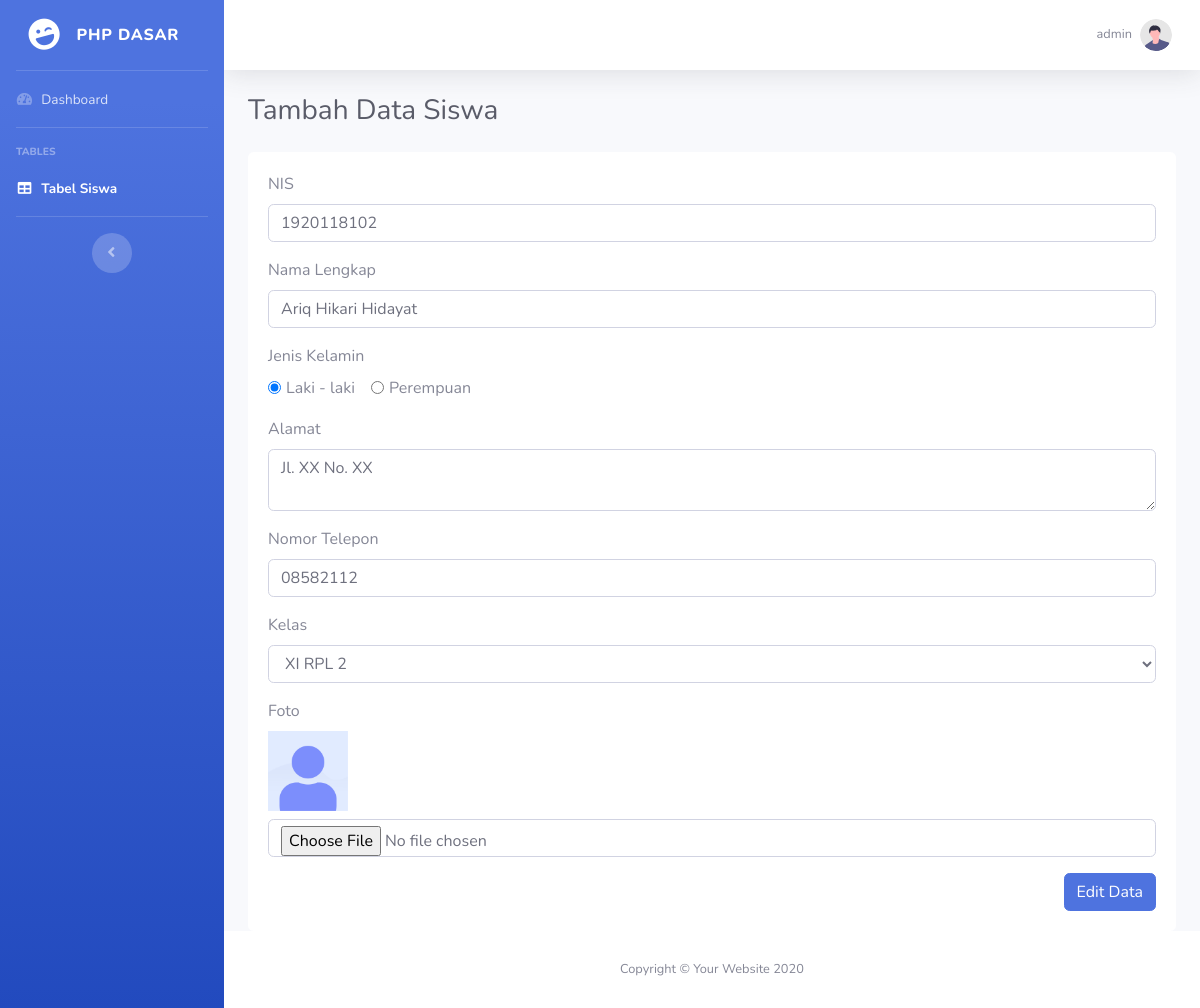
/edit.php?nis=1920118102 (signed in), run on the app's committed database.
### tables this page shows
CREATE TABLE `students` (
  `id` int(11) NOT NULL,
  `nis` char(10) NOT NULL,
  `name` varchar(255) NOT NULL,
  `gender` enum('P','L') NOT NULL,
  `address` varchar(255) NOT NULL,
  `phone_number` varchar(255) NOT NULL,
  `class_id` int(11) NOT NULL,
  `avatar` varchar(255) NOT NULL
);

CREATE TABLE `classes` (
  `id` int(11) NOT NULL,
  `name` varchar(255) NOT NULL
);

### edit.php (called while the page is built, shortened)
<?php
include "lib/library.php";
$nis = $_GET["nis"];
$query = "SELECT * FROM students WHERE nis = '$nis'";
$result = $mysqli->query($query);
$student = $result->fetch_assoc();
$query = "SELECT * FROM classes";
$result = $mysqli->query($query);
include "views/insert.php";

### views/insert.php (the view, shortened to what this page needs)
<?php
$action = "insert";
if (!empty($student)) $action = "edit";
?>
<!doctype html>
<html lang="en">
<head>
    <link rel="stylesheet" href="https://cdnjs.cloudflare.com/ajax/libs/font-awesome/5.15.2/css/all.min.css" />
    <link href="assets/css/sb-admin-2.min.css" rel="stylesheet">
    <link href="assets/vendor/datatables/dataTables.bootstrap4.min.css" rel="stylesheet">
</head>
<body id="page-top">
    <div id="wrapper">
        <ul class="navbar-nav bg-gradient-primary sidebar sidebar-dark accordion" id="accordionSidebar">
            <a class="sidebar-brand d-flex align-items-center justify-content-center" href="index.html">
                <div class="sidebar-brand-icon rotate-n-15">
                    <i class="fas fa-laugh-wink"></i>
                </div>
                <div class="sidebar-brand-text mx-3">PHP Dasar</div>
            </a>
            <hr class="sidebar-divider my-0">
            <li class="nav-item">
                <a class="nav-link" href="index.html">
                    <i class="fas fa-fw fa-tachometer-alt"></i>
                    <span>Dashboard</span></a>
            </li>
            <hr class="sidebar-divider">
            <div class="sidebar-heading">
                Tables
            </div>
            <li class="nav-item active">
                <a class="nav-link" href="index.php">
                    <i class="fas fa-fw fa-table"></i>
                    <span>Tabel Siswa</span></a>
            </li>
            <hr class="sidebar-divider d-none d-md-block">
            <div class="text-center d-none d-md-inline">
                <button class="rounded-circle border-0" id="sidebarToggle"></button>
            </div>
        </ul>
        <div id="content-wrapper" class="d-flex flex-column">
            <div id="content">
                <nav class="navbar navbar-expand navbar-light bg-white topbar mb-4 static-top shadow">
                    <ul class="navbar-nav ml-auto">
                        <li class="nav-item dropdown no-arrow">
                            <a class="nav-link dropdown-toggle" href="#" id="userDropdown" role="button" data-toggle="dropdown" aria-haspopup="true" aria-expanded="false">
                                <span class="mr-2 d-none d-lg-inline text-gray-600 small"><?= $_SESSION["username"] ?></span>
                                <img class="img-profile rounded-circle" src="assets/img/undraw_profile.svg">
                            </a>
                        </li>
                    </ul>
                </nav>
                <div class="container-fluid">
                    <h1 class="h3 mb-4 text-gray-800">Tambah Data Siswa</h1>
                    <div class="card border-0">
                        <div class="card-body">
                            <form action="<?= $action ?>.php" method="POST" enctype="multipart/form-data">
                                <div class="form-group">
                                    <label for="nis">NIS</label>
                                    <input type="number" class="form-control" id="nis" name="nis" value="<?= @$student["nis"] ?>" required>
                                </div>
                                <div class="form-group">
                                    <label for="name">Nama Lengkap</label>
                                    <input type="text" class="form-control" id="name" name="name" value="<?= @$student["name"] ?>" required>
                                </div>
                                <div class="form-group">
                                    <label for="gender">Jenis Kelamin</label> <br>
                                    <div class="form-check form-check-inline">
                                        <input class="form-check-input" type="radio" name="gender" id="L" value="L" <?= @$student["gender"] == "L" ? "checked" : "" ?> required>
                                        <label class="form-check-label" for="L">Laki - laki</label>
                                    </div>
                                    <div class="form-check form-check-inline">
                                        <input class="form-check-input" type="radio" name="gender" id="P" value="P" <?= @$student["gender"] == "P" ? "checked" : "" ?> required>
                                        <label class="form-check-label" for="P">Perempuan</label>
                                    </div>
                                </div>
                                <div class="form-group">
                                    <label for="address">Alamat</label>
                                    <textarea name="address" id="address" class="form-control" required><?= @$student["address"] ?></textarea>
                                </div>
                                <div class="form-group">
                                    <label for="phone_number">Nomor Telepon</label>
                                    <input type="number" class="form-control" id="phone_number" name="phone_number" value="<?= @$student["phone_number"] ?>" required>
                                </div>
                                <div class="form-group">
                                    <label for="class_id">Kelas</label>
                                    <select name="class_id" id="class_id" class="form-control" required>
                                        <?php while ($class = $result->fetch_assoc()) : ?>
                                            <option value="<?= $class['id'] ?>" <?= @($student['class_id'] == $class['id']) ? 'selected' : '' ?>>
                                                <?= $class['name'] ?>
                                            </option>
                                        <?php endwhile; ?>
                                    </select>
                                </div>
                                <div class="form-group">
                                    <label for="avatar">Foto</label>
                                    <?php if ($action == "edit") : ?>
                                        <?php if (strlen(@$student["avatar"]) > 0) : ?>
                                            <img src="assets/img/students/<?= @$student["avatar"] ?>" alt="<?= @$student["name"] ?>" width="80px" class="d-block mb-2">
                                        <?php else : ?>
                                            <img src="assets/img/students/default.jpg" alt="Default Avatar" width="80px" class="d-block mb-2">
                                        <?php endif; ?>
                                    <?php endif; ?>
                                    <input type="file" name="avatar" id="avatar" class="form-control">
                                </div>
                                <div class="row">
                                    <div class="col-md-12 d-flex justify-content-end">
                                        <button class="btn btn-primary text-capitalize" type="submit"><?= $action ?> Data</button>
                                    </div>
                                </div>
                            </form>
                        </div>
                    </div>
                </div>
            </div>
            <footer class="sticky-footer bg-white">
                <div class="container my-auto">
                    <div class="copyright text-center my-auto">
                        <span>Copyright &copy; Your Website 2020</span>
                    </div>
                </div>
            </footer>
        </div>
    </div>
</body>
</html>

### data on the page
students: nis "1920118102", name "Ariq Hikari Hidayat", gender "☑ Laki - laki", gender "☐ Perempuan", address "Jl. XX No. XX", phone_number "08582112", class_id "XI RPL 2", avatar (placeholder picture)

### other printed values
$_SESSION["username"] "admin"
$action "Edit"
